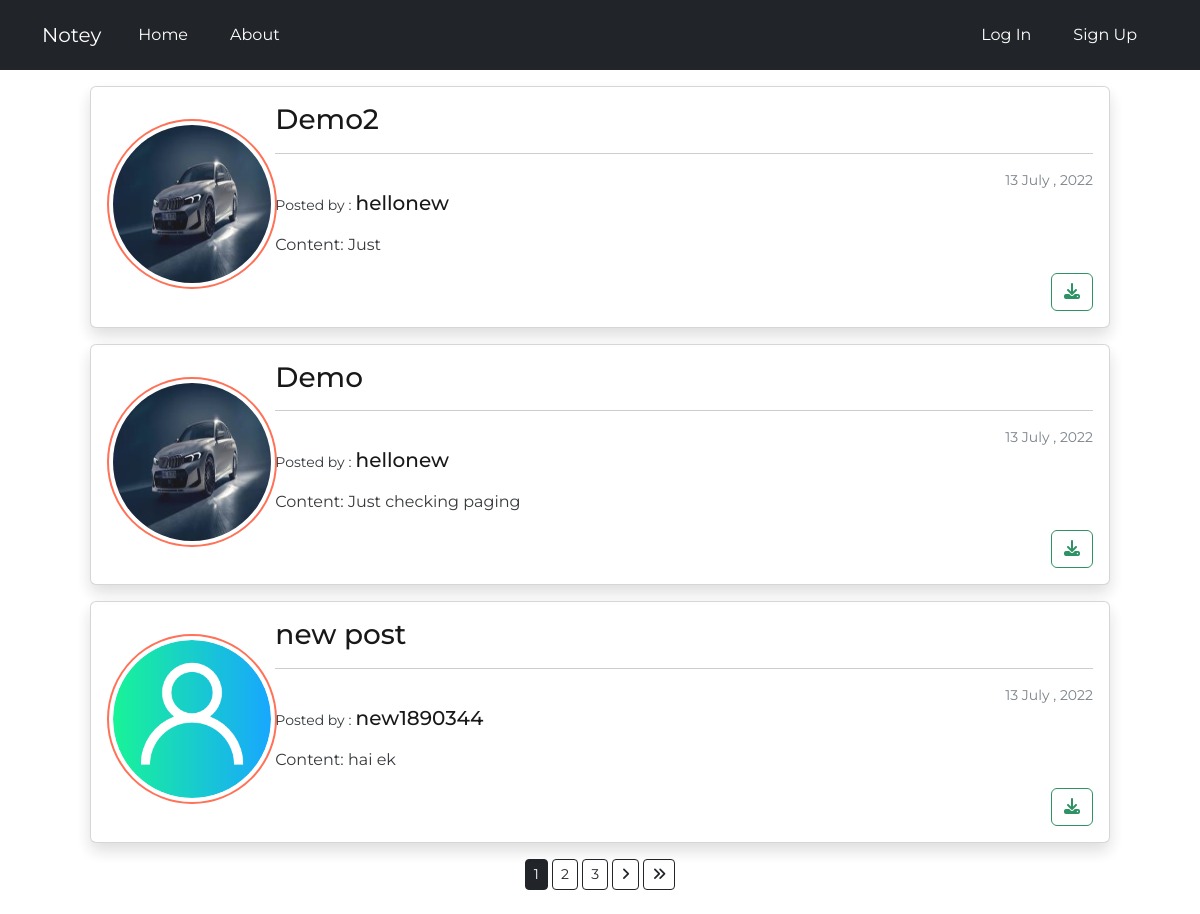
The page / on the database its author committed.
### mainapp/models.py (models this page shows, shortened)
class Post(models.Model):
    title = models.CharField(max_length=100)
    file = models.FileField(null=True, blank=True, upload_to='Files')
    content = models.TextField()
    date_posted = models.DateTimeField(default=timezone.now)
    author = models.ForeignKey(User, on_delete=models.CASCADE)

### users/models.py (models this page shows, shortened)
class Profile(models.Model):
    user = models.OneToOneField(User, on_delete=models.CASCADE)
    image = models.ImageField(default="default.jpg", upload_to='profile_images')

### mainapp/views.py (the view)
# urls.py: path('', PostListView.as_view(), name='home'),
class PostListView(ListView):
    model = Post
    template_name = 'mainapp/home.html'
    context_object_name =  'posts'
    ordering = ['-date_posted']
    paginate_by = 3

### templates/mainapp/home.html (shortened to what this page needs)
{% extends 'mainapp/base.html' %}
{% block body %}
{% for post in posts %}
<div class="container ">
<div class="card shadow my-3 mx-5">
  <div class="card-body">
    <div class="row">
      <div class="col-md-2  ">
        <img
          class="img-thumbnail "
          src="{{ post.author.profile.image.url }} "
          alt="user profile image"
          style="height: 170px; max-width: 170px;margin-top: 16px; border-color: tomato; border-width: 2px; border-radius: 100px;"
        />
      </div>
      <div class="col-md-10">
        <h3>
          <a
            class="article-title text-justify"
            href="{% url 'post_details' post.id %}"
          >
            {{ post.title }}</a
          >
        </h3>
        <hr>
        <div class="d-md-flex justify-content-md-end">
          <small class="text-muted">{{ post.date_posted | date:"d F , Y "}}</small>
        </div>
        <small>Posted by :</small>
        <a class="h5" href="{% url 'user_post' post.author.username  %}"
          >{{ post.author.username}}</a
        >
        <p class="text-justify my-3">Content: {{post.content}}</p>
        {% if post.file %}
        <div class="button d-md-flex justify-content-md-end">
          <a
            class="btn btn-outline-success btn-d"
            href="{{ post.file.url }}"
            download
            type="submit"
            ><i class="fas fa-download"></i
          ></a>
        </div>
        {% endif %}
      </div>
    </div>
  </div>
</div>
</div>
{% endfor %}
<div class="container">
    <div class=" text-center">
     {% if is_paginated %}
      {% for num in page_obj.paginator.page_range %}
        {% if page_obj.number == num %}
          <a class="btn btn-sm btn-dark mb-4" href="?page={{ num }}">{{ num }}</a>
        {% elif num > page_obj.number|add:'-3' and num < page_obj.number|add:'3' %}
          <a class="btn  btn-sm btn-outline-dark mb-4" href="?page={{ num }}">{{ num }}</a>
        {% endif %}
      {% endfor %}
      {% if page_obj.has_next %}
        <a class="btn btn-sm btn-outline-dark mb-4" href="?page={{ page_obj.next_page_number }}"><i class="fa-solid fa-angle-right"></i></a>
        <a class="btn btn-sm btn-outline-dark mb-4" href="?page={{ page_obj.paginator.num_pages }}"><i class="fa-solid fa-angles-right"></i></a>
      {% endif %}
    {% endif %}
</div>
</div>
{% endblock %}

### templates/mainapp/base.html (shortened to what this page needs)
<!DOCTYPE html>
<html lang="en">
  <head>
  <link rel="stylesheet" href="https://cdnjs.cloudflare.com/ajax/libs/font-awesome/6.1.1/css/all.min.css"
 />
    <link
      href="https://cdn.jsdelivr.net/npm/bootstrap@5.2.0-beta1/dist/css/bootstrap.min.css"
      rel="stylesheet"
    />
</head>
  <body class="body">
    <nav class="navbar navbar-expand-lg bg-dark navbar-dark">
      <div class="container">
        <a class="navbar-brand" href="/">Notey</a>
        <div class="collapse navbar-collapse" id="navbarSupportedContent">
          <ul class="navbar-nav mb-2 mb-lg-0">
            <li class="nav-item">
              <a aria-current="page" href="/" class="btn text-white m-2" >Home</a>
            </li>
            <li class="nav-item">
              <a  href="/about/" class="btn text-white m-2"> About</a>
            </li>
          </ul>
          <ul class="navbar-nav ms-auto mb-lg-0">
            {% if user.is_authenticated %}
            <li class="nav-item">
            <a href="{% url 'user_post' user %}" class="btn text-white m-2">My Post</a>
            </li>
            <li class="nav-item">
            <a href="{% url 'post_create' %} " class="btn text-white m-2"> New Post</a>
          </li>
            <li class="nav-item">
            <a href="{% url 'profile' %} " class="btn text-white m-2">{{ user.username }}</a>
          </li>
            <li class="nav-item">
            <a href="{% url 'logout' %} " class="btn text-white m-2">Log Out</a>
          </li>
            {% else %}
            <li class="nav-item">
            <a href="{% url 'login' %} " class="btn text-white m-2"> Log In</a>
          </li>
            <li class="nav-item">
            <a href="{% url 'register' %} " class="btn text-white m-2">Sign Up</a>
          </li>
            {% endif %}
        </div>
        </div>
    </nav>
    {% block body %} {% endblock %}
  </body>
</html>

### rows shown on the page
Post: author.profile.image (picture), title "Demo2", date_posted "13 July , 2022", author.username "hellonew", content "Just"
Post: author.profile.image (picture), title "Demo", date_posted "13 July , 2022", author.username "hellonew", content "Just checking paging"
Post: author.profile.image (placeholder picture), title "new post", date_posted "13 July , 2022", author.username "new1890344", content "hai ek"

### other values the page prints
{{ num }} "1"
{{ num }} "2" "3"
